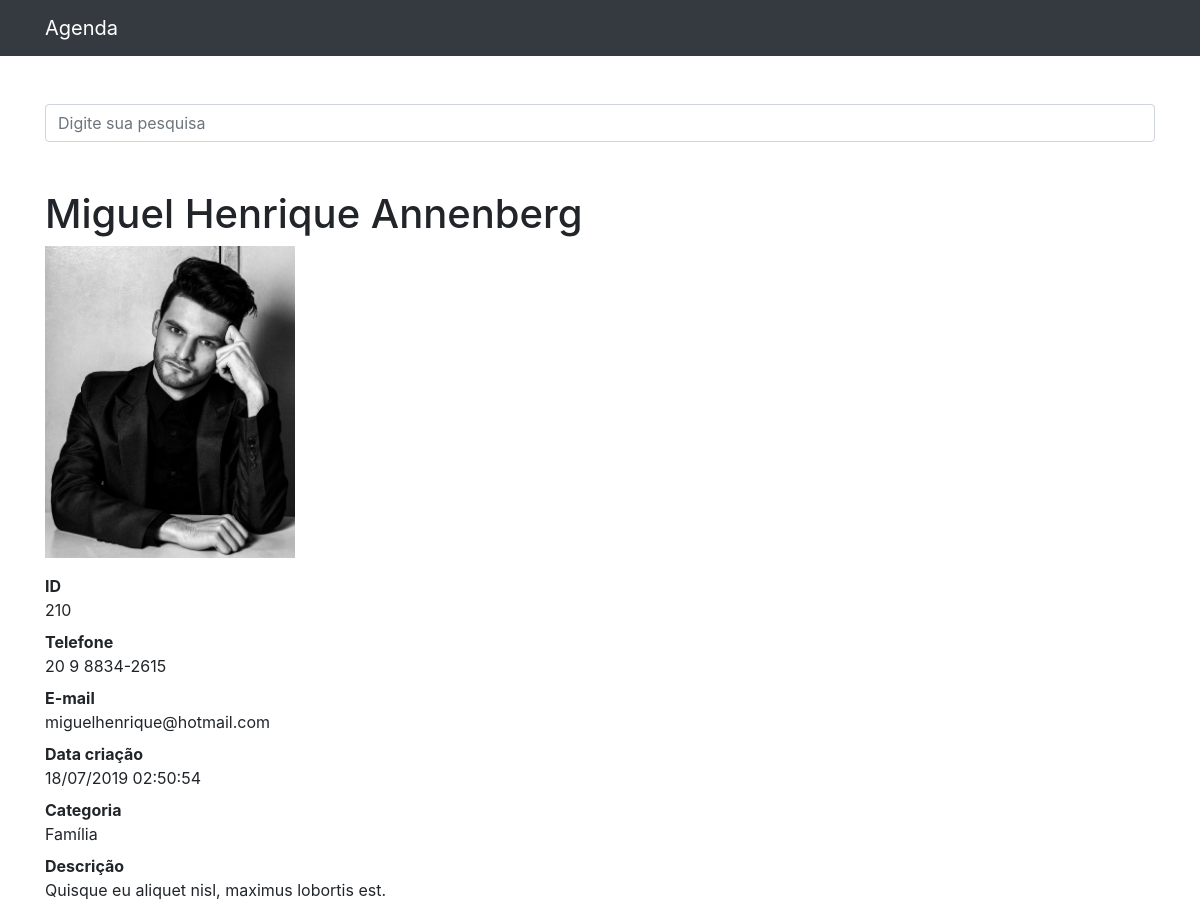
Screenshot of /210 with the database file from the repository.
### contatos/models.py (models this page shows, shortened)
class Contato(models.Model):
    nome = models.CharField(max_length=150)
    sobrenome = models.CharField(max_length=255, blank=True)
    telefone = models.CharField(max_length=255)
    email = models.CharField(max_length=255, blank=True)
    data_criacao = models.DateTimeField(default=timezone.now)
    descricao = models.TextField(blank=True)
    categoria = models.ForeignKey(Categoria, on_delete=models.DO_NOTHING)
    mostrar = models.BooleanField(default=True)
    foto = models.ImageField(blank=True, upload_to='fotos/%Y/%m/')

class Categoria(models.Model):
    nome = models.CharField(max_length=255)
    def __str__(self):
        return self.nome

### contatos/views.py (the view)
# urls.py: path('<int:contato_id>', views.ver_contato, name='ver_contato'),
def ver_contato(request, contato_id):
    contato = get_object_or_404(Contato, id=contato_id)
    if not contato.mostrar:
        raise Http404()
    return render(request, 'contatos/ver_contato.html', {
        'contato': contato
    })

### contatos/templates/contatos/ver_contato.html (shortened to what this page needs)
{% extends 'base.html' %}
{%block conteudo%}
  <h1 class="mt-5">{{ contato.nome }} {{ contato.sobrenome }}</h1>
  <dl>
    {% if contato.foto %}
      <p>
        <img src="{{ contato.foto.url }}" style="max-width: 250px; height: auto;">
      </p>
    {% endif %}
    <dt>ID</dt>
    <dd>{{ contato.id }}</dd>
    <dt>Telefone</dt>
    <dd>{{ contato.telefone }}</dd>
    <dt>E-mail</dt>
    <dd>{{ contato.email }}</dd>
    <dt>Data criação</dt>
    <dd>{{ contato.data_criacao|date:'d/m/Y H:i:s' }}</dd>
    <dt>Categoria</dt>
    <dd>{{ contato.categoria }}</dd>
    <dt>Descrição</dt>
    <dd>{{ contato.descricao }}</dd>
  </dl>
{%endblock%}

### rows the page displays
Contato: nome "Miguel Henrique", sobrenome "Annenberg", foto (picture), id "210", telefone "20 9 8834-2615", email "miguelhenrique@hotmail.com", data_criacao "18/07/2019 02:50:54", categoria "Família", descricao "Quisque eu aliquet nisl, maximus lobortis est."
